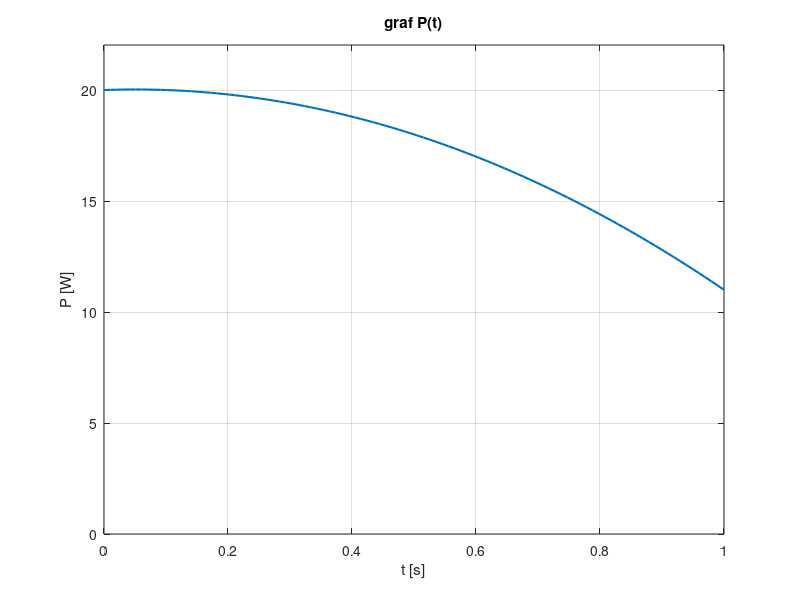

Recreate this plot in MATLAB.
clc; clear; close all;

datoteka = fopen('naloga1_1.txt', 'r');
podatek = fgetl(datoteka);
info = fgetl(datoteka);

C = textscan(datoteka, '%f');
t = C{1};
fclose(datoteka);

datoteka = fopen('naloga1_2.txt', 'r');
prva_vrstica = fgetl(datoteka);
st_podatkov = sscanf(prva_vrstica, 'stevilo_podatkov_P: %f');

P = zeros(st_podatkov,1);
for i = 1:st_podatkov
    vrstica = fgetl(datoteka);
    P(i) = str2double(vrstica);
end
fclose(datoteka);

figure;
plot(t, P, 'LineWidth', 1.5);
xlabel('t [s]');
ylabel('P [W]');
title('graf P(t)');
grid on;
axis([0 max(t) 0 1.1*max(P)]);

n = length(t);
integral_trapez = 0;

for i = 1:n-1
    delta_t = t(i+1) - t(i);
    integral_trapez = integral_trapez + (P(i) + P(i+1)) * delta_t / 2;
end

fprintf('Integral P(t) po trapezni metodi = %.4f\n', integral_trapez);

integral_matlab = trapz(t, P);
fprintf('Integral P(t) z MATLAB funkcijo trapz = %.4f\n', integral_matlab);
